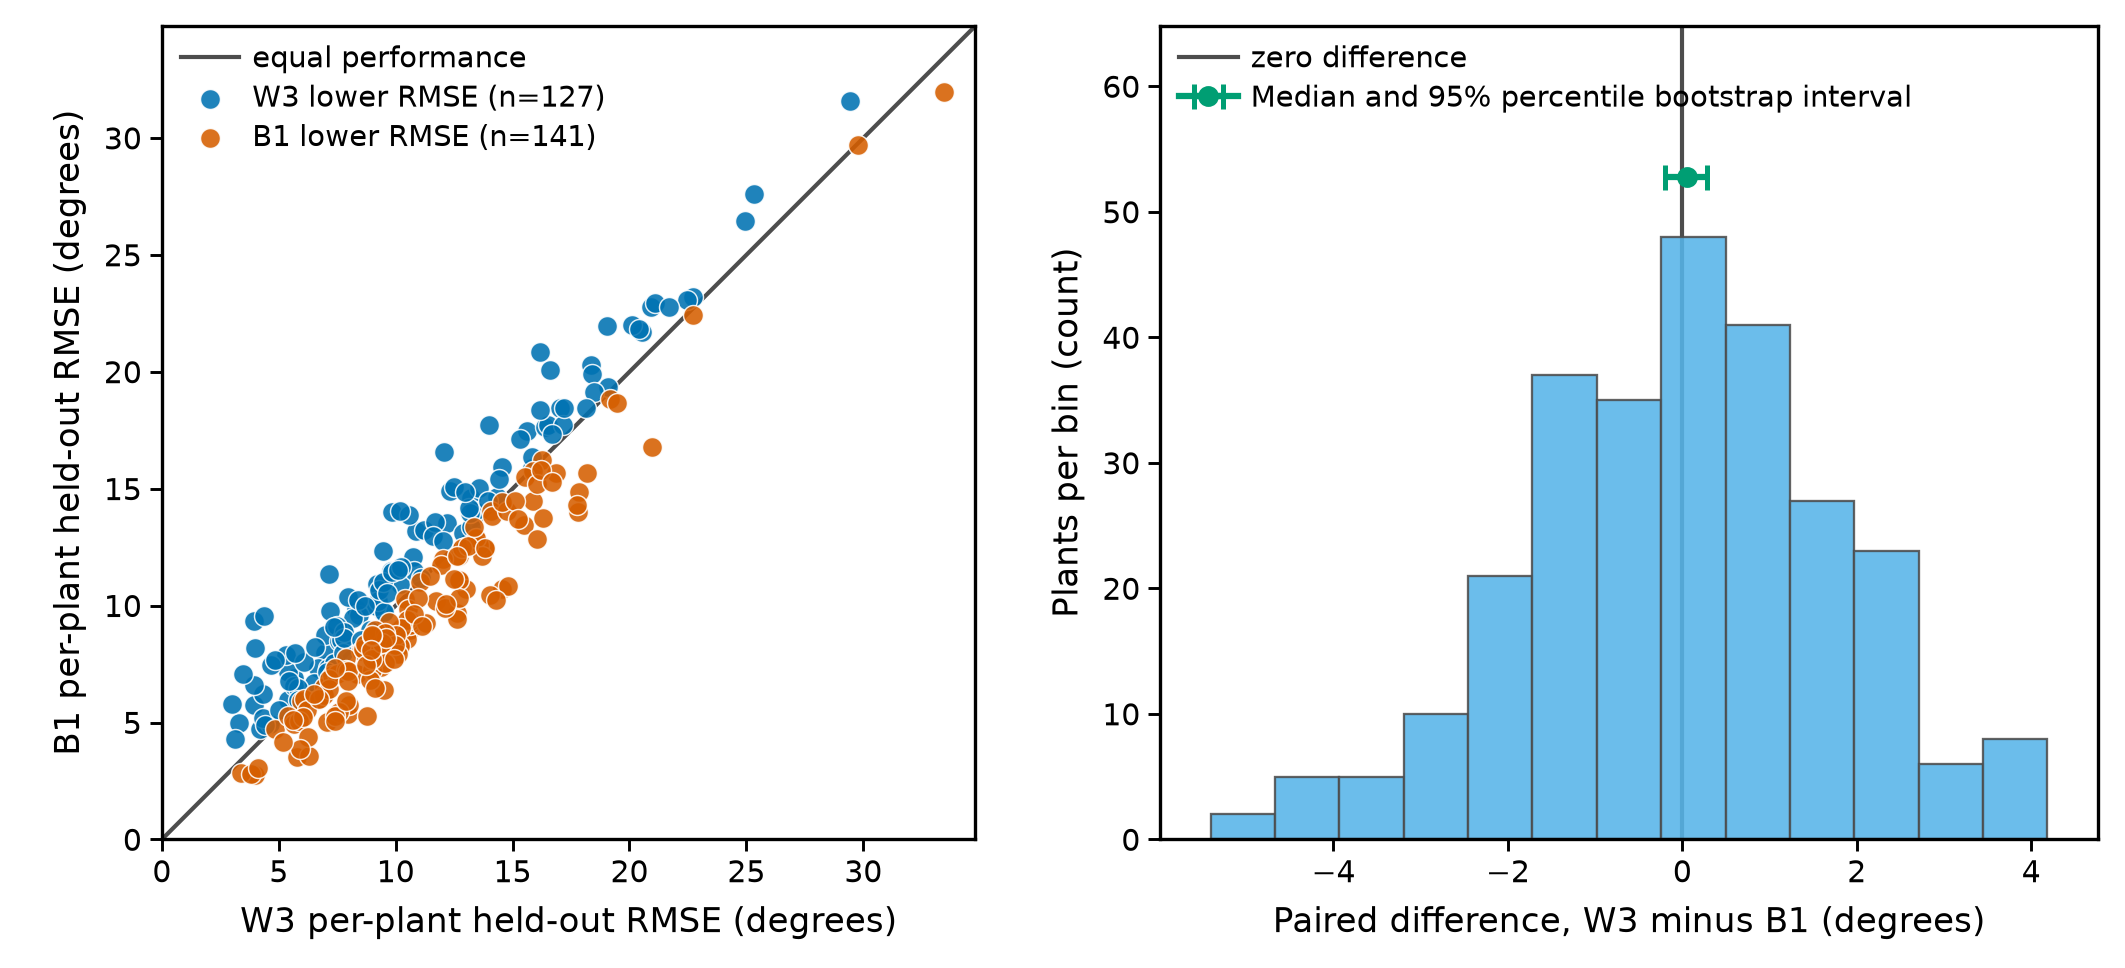

Python code for this plot:
#!/usr/bin/env python3
"""Plot paired Phase E W3 and B1 held-out errors without refitting models."""

from __future__ import annotations

import json
from pathlib import Path

import matplotlib
matplotlib.use("Agg")
import matplotlib.pyplot as plt
import numpy as np
import pandas as pd

ROOT = Path(__file__).resolve().parents[2]
SOURCE = (
    ROOT
    / "02_workstream_A_external_benchmark/workstream_a/outputs/phase_e_w3_heldout_per_plant.csv"
)
SUMMARY = ROOT / "02_workstream_A_external_benchmark/workstream_a/outputs/phase_e_w3_summary.json"
OUTPUT = ROOT / "07_evidence_pack/figures/fig06_phase_e_equivalence.png"

W3 = "W3_gammaI_phiLight90"
B1 = "B1_group_mean_curve"
BOOTSTRAP_RESAMPLES = 2000
BOOTSTRAP_SEED = 0
TOLERANCE = 1e-6

# Okabe-Ito color-blind safe palette.
BLUE = "#0072B2"
VERMILLION = "#D55E00"
SKY_BLUE = "#56B4E9"
GREEN = "#009E73"
DARK = "#4D4D4D"


def load_and_validate_paired_statistics():
    """Recompute the saved paired median and percentile bootstrap interval."""
    frame = pd.read_csv(SOURCE)
    paired = frame.pivot(index="plant", columns="model", values="rmse_deg").sort_index()
    if W3 not in paired.columns or B1 not in paired.columns:
        raise ValueError(f"Required model columns are absent from {SOURCE}")
    if paired[[W3, B1]].isna().any().any():
        raise ValueError(f"Incomplete W3/B1 plant pairs in {SOURCE}")
    if not np.isfinite(paired[[W3, B1]].to_numpy(float)).all():
        raise ValueError(f"Non-finite W3/B1 RMSE values in {SOURCE}")

    summary = json.loads(SUMMARY.read_text(encoding="utf-8"))
    reference = summary["paired_equivalence"]["paired_rmse_differences"]["W3_minus_B1"]
    if reference["left_model"] != W3 or reference["right_model"] != B1:
        raise ValueError(f"Unexpected paired model order in {SUMMARY}")
    if (
        int(reference["bootstrap_resamples"]) != BOOTSTRAP_RESAMPLES
        or int(reference["bootstrap_seed"]) != BOOTSTRAP_SEED
    ):
        raise ValueError(
            f"Committed bootstrap settings in {SUMMARY} do not match "
            f"the required {BOOTSTRAP_RESAMPLES} resamples and seed {BOOTSTRAP_SEED}"
        )
    differences = paired[W3].to_numpy(float) - paired[B1].to_numpy(float)
    expected_n = int(reference["n_plants"])
    if len(differences) != expected_n or len(paired.index.unique()) != expected_n:
        raise AssertionError(
            f"Expected {expected_n} unique paired plants from {SOURCE}, found {len(differences)}"
        )

    median = float(np.median(differences))
    rng = np.random.default_rng(BOOTSTRAP_SEED)
    bootstrap_medians = np.empty(BOOTSTRAP_RESAMPLES, dtype=float)
    for draw in range(len(bootstrap_medians)):
        sample = rng.choice(differences, size=len(differences), replace=True)
        bootstrap_medians[draw] = np.median(sample)
    interval = np.percentile(bootstrap_medians, [2.5, 97.5])

    expected_median = float(reference["median_difference_deg"])
    expected_interval = np.asarray(reference["bootstrap_median_difference_ci95_deg"], dtype=float)
    median_error = abs(median - expected_median)
    interval_error = float(np.max(np.abs(interval - expected_interval)))
    if not np.isfinite(expected_median) or not np.isfinite(median) or median_error > TOLERANCE:
        raise AssertionError(
            f"W3 minus B1 median mismatch: recomputed {median:.12f}, "
            f"committed {expected_median:.12f}; source {SOURCE}, reference {SUMMARY}"
        )
    if (
        expected_interval.shape != (2,)
        or not np.isfinite(expected_interval).all()
        or not np.isfinite(interval).all()
        or interval_error > TOLERANCE
    ):
        raise AssertionError(
            f"W3 minus B1 bootstrap interval mismatch: recomputed {interval.tolist()}, "
            f"committed {expected_interval.tolist()}; source {SOURCE}, reference {SUMMARY}"
        )

    worse = int(np.sum(differences > 0.0))
    improves = int(np.sum(differences < 0.0))
    if worse != int(reference["left_model_worse_n"]):
        raise AssertionError(
            f"Positive-difference plant count mismatch: recomputed {worse}, "
            f"committed {reference['left_model_worse_n']}"
        )
    if improves != int(reference["left_model_improves_n"]):
        raise AssertionError(
            f"Negative-difference plant count mismatch: recomputed {improves}, "
            f"committed {reference['left_model_improves_n']}"
        )
    return (
        paired[W3].to_numpy(float),
        paired[B1].to_numpy(float),
        differences,
        median,
        interval,
        worse,
        improves,
        reference,
    )


def main() -> None:
    # All statistic checks run before any figure or output file is created.
    (
        w3,
        b1,
        differences,
        median,
        interval,
        worse,
        improves,
        reference,
    ) = load_and_validate_paired_statistics()

    plt.rcParams.update({
        "font.family": "DejaVu Sans",
        "font.size": 8.0,
        "axes.labelsize": 8.2,
        "xtick.labelsize": 7.2,
        "ytick.labelsize": 7.2,
        "legend.fontsize": 7.0,
        "axes.linewidth": 0.8,
    })
    fig, (ax_pair, ax_difference) = plt.subplots(
        1, 2, figsize=(180 / 25.4, 82 / 25.4),
        gridspec_kw={"width_ratios": [1.0, 1.08]},
    )

    w3_better = differences < 0.0
    b1_better = differences > 0.0
    tied = differences == 0.0
    axis_max = max(float(np.max(w3)), float(np.max(b1))) * 1.04
    equal_line, = ax_pair.plot(
        [0.0, axis_max], [0.0, axis_max],
        color=DARK, linewidth=1.0, linestyle="-", zorder=1,
        label="equal performance",
    )
    w3_points = ax_pair.scatter(
        w3[w3_better], b1[w3_better], s=23, marker="o", color=BLUE,
        edgecolor="white", linewidth=0.35, alpha=0.88, zorder=3,
        label=f"W3 lower RMSE (n={improves})",
    )
    b1_points = ax_pair.scatter(
        w3[b1_better], b1[b1_better], s=23, marker="o", color=VERMILLION,
        edgecolor="white", linewidth=0.35, alpha=0.88, zorder=3,
        label=f"B1 lower RMSE (n={worse})",
    )
    handles = [equal_line, w3_points, b1_points]
    if np.any(tied):
        tie_points = ax_pair.scatter(
            w3[tied], b1[tied], s=27, marker="s", color=DARK,
            edgecolor="white", linewidth=0.35, zorder=4,
            label=f"Tied (n={int(tied.sum())})",
        )
        handles.append(tie_points)
    ax_pair.set_xlim(0.0, axis_max)
    ax_pair.set_ylim(0.0, axis_max)
    ax_pair.set_aspect("equal", adjustable="box")
    ax_pair.set_xlabel("W3 per-plant held-out RMSE (degrees)")
    ax_pair.set_ylabel("B1 per-plant held-out RMSE (degrees)")
    ax_pair.tick_params(direction="out", length=2.8, width=0.7, pad=2)
    ax_pair.legend(handles=handles, loc="upper left", frameon=False,
                   handletextpad=0.45, borderaxespad=0.25, labelspacing=0.35)

    counts, _, _ = ax_difference.hist(
        differences, bins="auto", color=SKY_BLUE, edgecolor=DARK,
        linewidth=0.55, alpha=0.88, zorder=2,
    )
    ax_difference.axvline(
        0.0, color=DARK, linewidth=1.0, linestyle="-",
        label="zero difference", zorder=1,
    )
    peak_count = max(float(np.max(counts)), 1.0)
    median_y = peak_count * 1.10
    ax_difference.errorbar(
        median, median_y,
        xerr=np.asarray([[median - interval[0]], [interval[1] - median]]),
        fmt="o", markersize=4.0, color=GREEN, ecolor=GREEN,
        elinewidth=1.5, capsize=3.0, capthick=1.2, linestyle="-",
        label="Median and 95% percentile bootstrap interval", zorder=4,
    )
    x_span = max(float(np.ptp(differences)), float(interval[1] - interval[0]))
    x_pad = 0.06 * x_span
    ax_difference.set_xlim(
        min(float(np.min(differences)), float(interval[0])) - x_pad,
        max(float(np.max(differences)), float(interval[1])) + x_pad,
    )
    ax_difference.set_ylim(0.0, peak_count * 1.35)
    ax_difference.set_xlabel("Paired difference, W3 minus B1 (degrees)")
    ax_difference.set_ylabel("Plants per bin (count)")
    ax_difference.tick_params(direction="out", length=2.8, width=0.7, pad=2)
    ax_difference.legend(loc="upper left", frameon=False,
                         handletextpad=0.45, borderaxespad=0.25, labelspacing=0.35)

    fig.tight_layout(pad=0.8, w_pad=1.5)
    fig.savefig(OUTPUT, dpi=300, facecolor="white")
    plt.close(fig)
    print(
        f"Assertions passed for {len(differences)} paired plants: "
        f"median={median:+.10f} degrees, "
        f"95% percentile bootstrap interval=[{interval[0]:+.10f}, {interval[1]:+.10f}] degrees, "
        f"resamples={BOOTSTRAP_RESAMPLES}, seed={BOOTSTRAP_SEED}; "
        f"matches {SUMMARY.relative_to(ROOT)} within {TOLERANCE:g}."
    )
    print(f"Wrote {OUTPUT.relative_to(ROOT)} at 300 dpi")


if __name__ == "__main__":
    main()
